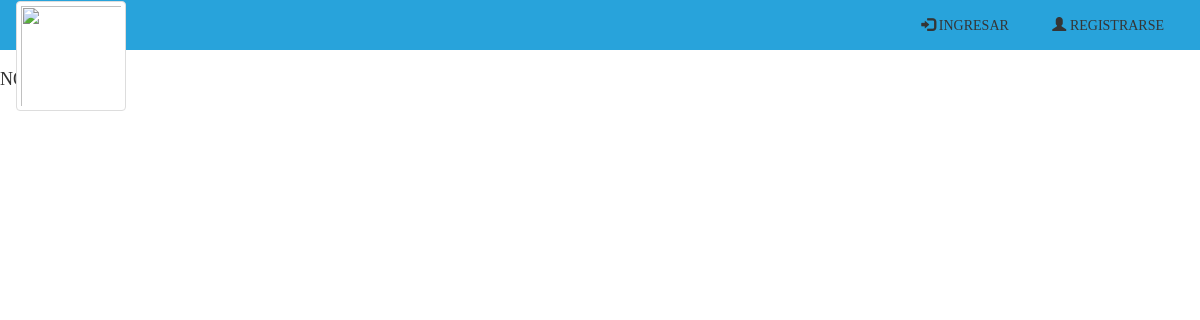
The app's page /listaPujas.php?sub=88, older data.
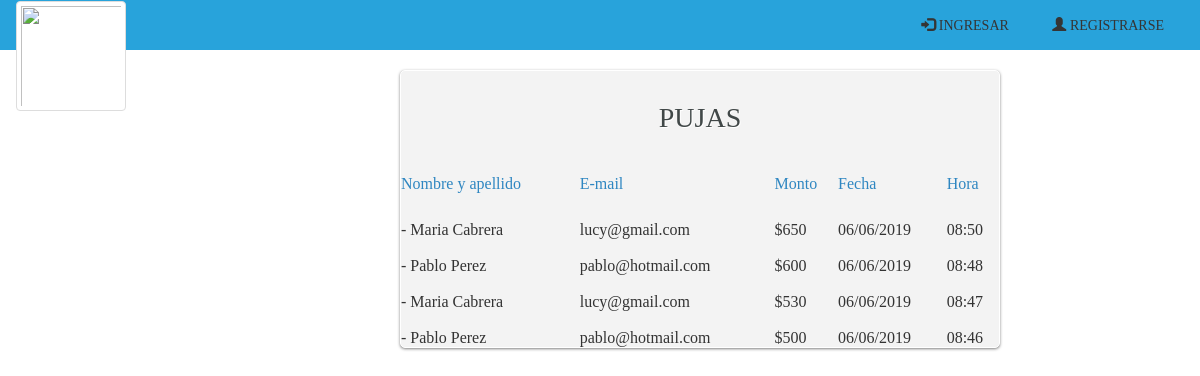
The same page, newer data.
### tables this page shows
CREATE TABLE `puja` (
  `idPuja` int(11) NOT NULL,
  `idPersona` int(11) NOT NULL,
  `idSubasta` int(11) NOT NULL,
  `cantidad` decimal(10,0) UNSIGNED NOT NULL,
  `fecha` datetime NOT NULL
);

CREATE TABLE `persona` (
  `IdPersona` int(11) NOT NULL,
  `dni` int(8) NOT NULL,
  `nombre` varchar(50) NOT NULL,
  `apellido` varchar(50) NOT NULL,
  `telefono` int(30) NOT NULL,
  `email` varchar(45) NOT NULL,
  `clave` varchar(11) NOT NULL,
  `tipoU` varchar(11) DEFAULT NULL,
  `rol` int(3) DEFAULT NULL,
  `credito` int(2) DEFAULT NULL,
  `ciudad` varchar(45) NOT NULL
);

### listaPujas.php (the view, shortened to what this page needs)
<html>
	<head>
<?php
		include("cabecera.php");
?>
<?php
$con=conectar();
$subasta=$_GET['sub'];
$var_consulta= "SELECT idPersona, cantidad, fecha FROM puja WHERE idSubasta=$subasta ORDER BY cantidad DESC";
   $result = mysqli_query($con, $var_consulta);
   $num=mysqli_num_rows($result);
if ($num==0) {
  echo"<h4>NO HAY PUJAS</h4>";
 }
else{
?>
	</head>
	<body>
		<div id="wrapper" style="margin-left: 400px;margin-top: 0px;">
			<form name="formulario" class="login-form" style="width:600px;">
				<div class="header">
					<h1>  PUJAS</h1>
				</div>
					 <table  style="width:600px;">
					 	<?php $primero = "Nombre y apellido";
                              $segundo="E-mail";
                              $tercero="Monto";
                              $cuarto="Fecha";
                               $quinto="Hora";
                               $color = "#2E86C1";
  ?>
 <tr>
  <td><?php echo "<p><font color='".$color."'>".$primero."</font></p>";  ?> </td>
  <td ><?php echo "<p><font color='".$color."'>".$segundo."</font></p>";  ?></td>
  <td ><?php echo "<p><font color='".$color."'>".$tercero."</font></p>";  ?> </td>
  <td ><?php echo "<p><font color='".$color."'>".$cuarto."</font></p>";  ?></td>
  <td ><?php echo "<p><font color='".$color."'>".$quinto."</font></p>";  ?> </td>
 </tr>
                    <?php
                    $i=1;
                    while ($row = mysqli_fetch_array($result)){
                      $var_consulta2= "SELECT apellido, nombre, email FROM persona WHERE idPersona=$row[0]";
                         $result2 = mysqli_query($con, $var_consulta2);
                         $row2 = mysqli_fetch_array($result2); ?>
                         <tr>
                             <td> <br><?php echo "- $row2[1] $row2[0]" ; ?> </td>
                              <td> <br><?php echo "$row2[2]"; ?> </td>
                                <td><br><?php echo "$$row[1]"; ?> </td>
                                 <td> <br><?php echo "".date('d/m/Y', strtotime($row['fecha'])).""; ?> </td>
                                <td> <br><?php echo "".date('H:i', strtotime($row['fecha'])).""; ?> </td>
                          </tr>
                     <?php
                     $i=$i + 1;  }
                    ?>
</table>
			</form>
			<?php } ?>
		</div>
	</body>
</html>

### cabecera.php (shortened to what this page needs)
<!DOCTYPE HTML PUBLIC "-//W3C//DTD HTML 5 Frameset//EN" "http://www.w3.org/TR/html4/frameset.dtd">
<html lang="es">
<head>
  <link rel="stylesheet" href="https://maxcdn.bootstrapcdn.com/bootstrap/3.4.0/css/bootstrap.min.css">
	<link rel="stylesheet" type="text/css" href="css/estilos.css">
</head>
<body>
	<div id="header">
	<?php   $archivop=""; $archivosu=""; $archivoActUsu=""; $archivoTerminadas=""; $premium="";$mensajes=""; $verOpcionesLogeado=false;
             if(isset($_SESSION['estado'])){
      	  		 if($_SESSION['estado']=="logeado"){
                        if($_SESSION['rol']=="1"){
      	           	             $opcion1="<a href'#'><span class'glyphicon-user'></span>Hola Administrador!</a>";
                                  $opcion2="<a href=salir.php><span class='glyphicon glyphicon-log-out'></span>SALIR</a>";
                                  $archivop="propiedadesAdmin.php"; $archivosu="subastasAdmin.php"; $archivoActUsu="subastasActivasAdministrador2.php"; $archivoTerminadas="subastasTerminadasAdministrador2.php";
                                  $verOpcionesLogeado=true;
                                  $mensajes="mensajes.php";
                        }
                      else {
	                             $opcion1="<a href'#'><span class'glyphicon-user'></span>Hola $_SESSION[nombre] !</a>" ;
                               $opcion2="<a href=salir.php><span class='glyphicon glyphicon-log-out'></span>SALIR</a>";
	                             $archivop="listarPropiedades.php"; $archivosu="subastasUsuario.php"; $archivoActUsu="subastasActivasUsuario4.php"; $archivoTerminadas="subastasTerminadasUsuario.php";
                               $premium="solicitarPremium.php";
                               $mensajes="mensajes.php";
			                         $verOpcionesLogeado=true;
                      }
		            }
	            }
			    else{
                        $opcion1="<a href=ingresar.php><span class='glyphicon glyphicon-log-in'></span> INGRESAR</a>";
                        $opcion2="<a href=registrar.php><span class='glyphicon glyphicon-user'></span> REGISTRARSE</a>";
                    }
            ?>
<nav class="navbar navbar">
  <div class="container-fluid">
    <div class="navbar-header">
      <a class="navbar-brand" href="#"><img src="imgs/HSH-Complete.svg" class="img-thumbnail" width="110" height="100" margin-bottom: -60px></a>
    </div>
     <ul class="menu" style="float:right">
<?php
if($verOpcionesLogeado!=true){
     ?>
      <li><?php echo"$opcion1"; ?></li>
      <li><?php echo"$opcion2";?></li>
    </ul>
    <?php
      }
     ?>
  </div>
</nav>
</div>
</body>
</html>

### css/estilos.css (style rules this page uses)
body { background-color:#ffffff ; font-family:'Bree Serif', serif; }
.navbar>.container-fluid .navbar-brand { margin-top: -15px }
#header { background-color: #28a3db; }
.login-form { width: 410px; margin: auto; position: relative; background: #f3f3f3; border: 1px solid #fff; border-radius: 5px; box-shadow: 0 1px 3px rgba(0,0,0,0.5); -moz-box-shadow: 0 1px 3px rgba(0,0,0,0.5); -webkit-box-shadow: 0 1px 3px rgba(0,0,0,0.5); }
#wrapper { width: 410px; height: 400px; margin: 70px auto; }
#wrapper h1 { text-align: center; }
.login-form .header { padding: 10px 30px 30px 30px; }
.login-form .header h1 { font-family: 'Bree Serif', serif; font-weight: 300; font-size: 28px; line-height:34px; color: #414848; text-shadow: 1px 1px 0 rgba(256,256,256,1.0); margin-bottom: 10px; }
.menu > li { margin-bottom: -25px; margin-top: 0px; position: relative; display: inline-block; }
.menu > li > a { display: block; padding: 15px 20px; color: #353535; font-family: 'Bree Serif', serif; text-decoration: none; }

Row changes from the older to the newer data that the page shows:
added puja: idPersona.nombre "Maria", idPersona.apellido "Cabrera", idPersona.email "lucy@gmail.com", cantidad "650", fecha "06/06/2019", fecha "08:50"
added puja: idPersona.nombre "Pablo", idPersona.apellido "Perez", idPersona.email "pablo@hotmail.com", cantidad "600", fecha "06/06/2019", fecha "08:48"
added puja: idPersona.nombre "Maria", idPersona.apellido "Cabrera", idPersona.email "lucy@gmail.com", cantidad "530", fecha "06/06/2019", fecha "08:47"
added puja: idPersona.nombre "Pablo", idPersona.apellido "Perez", idPersona.email "pablo@hotmail.com", cantidad "500", fecha "06/06/2019", fecha "08:46"
Text that changed along with them:
$primero: (not shown) → "Nombre y apellido"
$segundo: (not shown) → "E-mail"
$tercero: (not shown) → "Monto"
$cuarto: (not shown) → "Fecha"
$quinto: (not shown) → "Hora"
text no longer shown: "NO…"
text now shown: "PUJAS"
